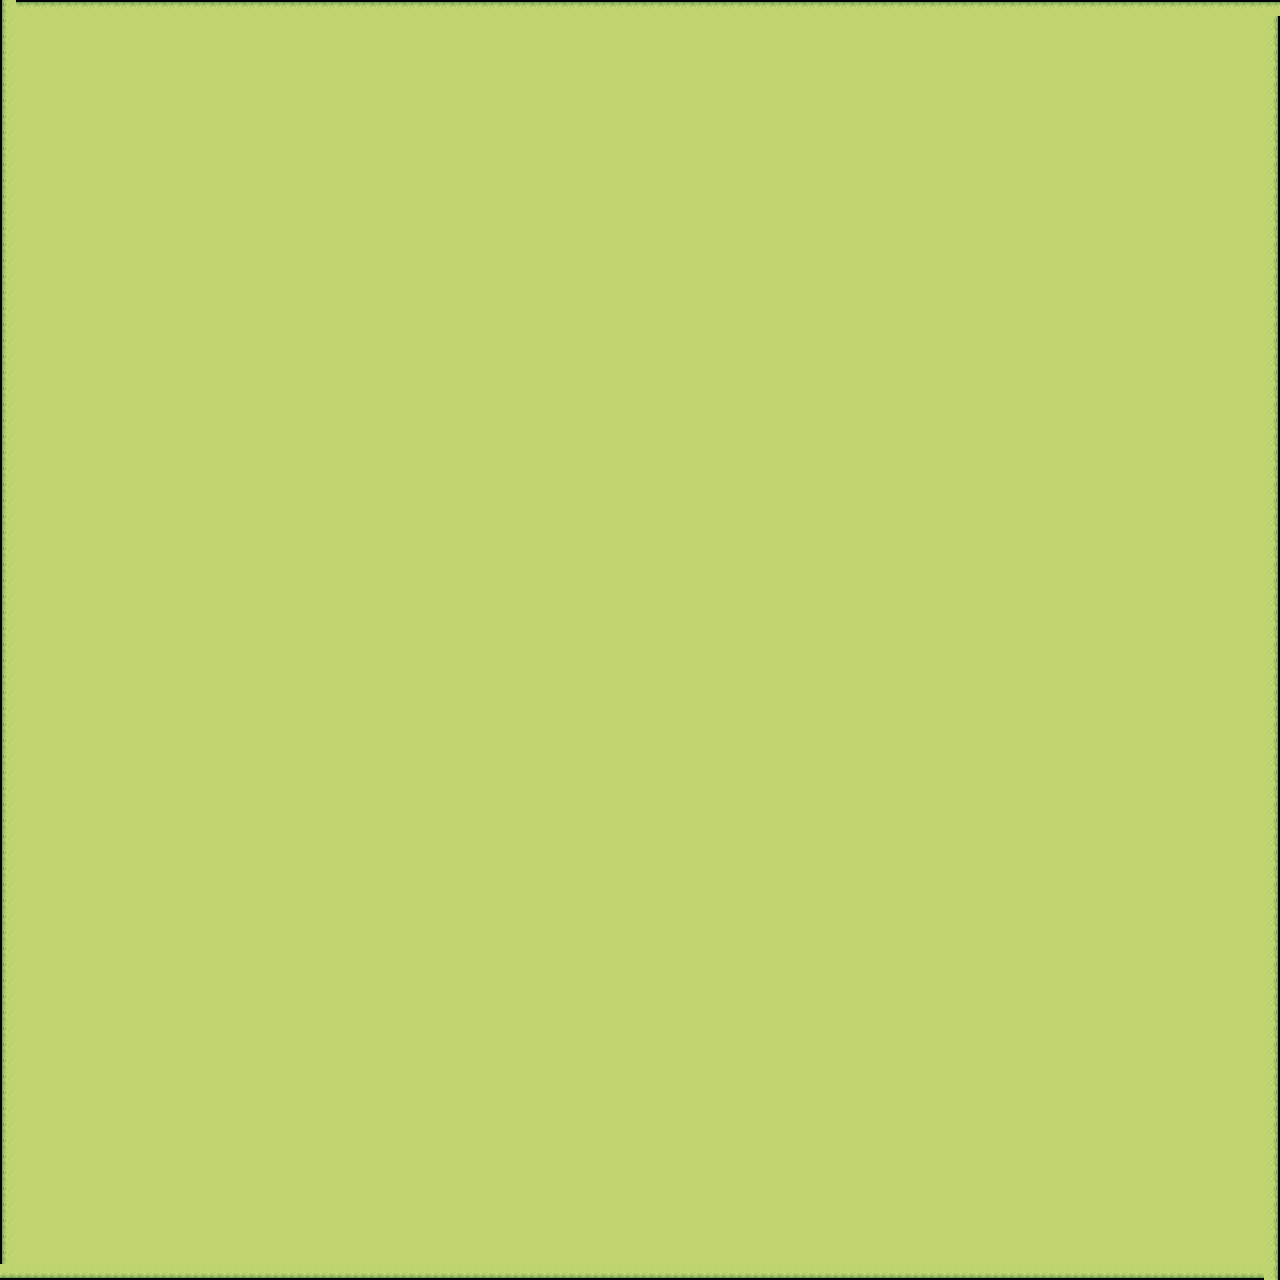

A level layout from a 2D game, rendered from its tile map. Below: a short description, then the map file with tile-grid data replaced by summaries:
An orthogonal 80x80 tile map with 16x16 px tiles, 1 tile layer (Tile Layer 1).

<map version="1.10" tiledversion="1.11.0" orientation="orthogonal" renderorder="right-down" width="80" height="80" tilewidth="16" tileheight="16" infinite="0" nextlayerid="2" nextobjectid="1">
 <tileset firstgid="1" source="Grass.tsx" />
 <layer id="1" name="Tile Layer 1" width="80" height="80">
  <data>[6400 cells, 6400 non-empty, 5 distinct tile ids]</data>
 </layer>
</map>
